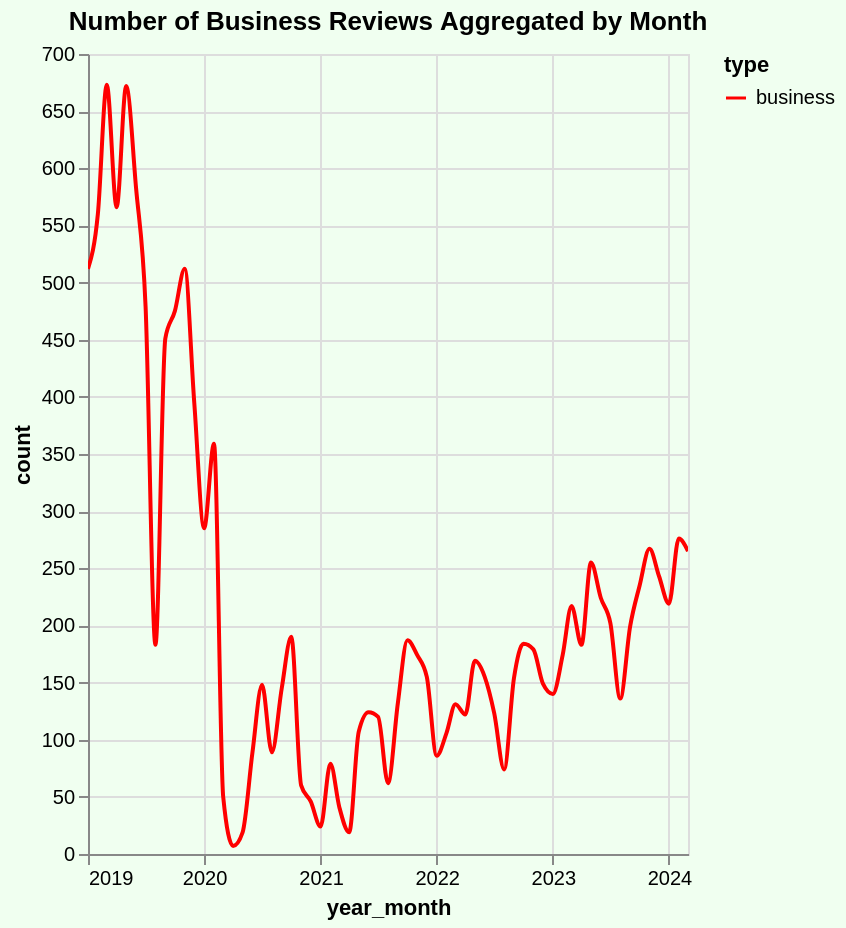

The specification (Vega-Lite) saved for this image:
### Vega-Lite specification from a JSON file in a GitHub repository (floating-point values rounded to 4 significant figures)
{"config": {"view": {"continuousWidth": 300, "continuousHeight": 300}}, "data": {"name": "data-64e46b6736bf2c8ec20978a0295a82cb"}, "mark": {"type": "line", "color": "darkred", "interpolate": "monotone", "point": false}, "background": "#f0fff0", "encoding": {"color": {"field": "type", "scale": {"range": ["red"]}, "type": "nominal"}, "opacity": {"condition": {"param": "param_50", "value": 1}, "value": 0.1}, "tooltip": [{"field": "year_month", "type": "temporal"}, {"field": "count", "type": "quantitative"}, {"field": "type", "type": "nominal"}], "x": {"field": "year_month", "type": "temporal"}, "y": {"field": "count", "type": "quantitative"}}, "height": 400, "params": [{"name": "param_50", "select": {"type": "point", "fields": ["type"]}, "bind": "legend"}, {"name": "param_52", "select": {"type": "interval", "encodings": ["x", "y"]}, "bind": "scales"}], "title": "Number of Business Reviews Aggregated by Month", "width": "container", "$schema": "https://vega.github.io/schema/vega-lite/v5.17.0.json", "datasets": {"data-64e46b6736bf2c8ec20978a0295a82cb": [{"year_month": "2019-01-01T00:00:00", "count": 512, "type": "business"}, {"year_month": "2019-02-01T00:00:00", "count": 560, "type": "business"}, {"year_month": "2019-03-01T00:00:00", "count": 673, "type": "business"}, {"year_month": "2019-04-01T00:00:00", "count": 566, "type": "business"}, {"year_month": "2019-05-01T00:00:00", "count": 672, "type": "business"}, {"year_month": "2019-06-01T00:00:00", "count": 583, "type": "business"}, {"year_month": "2019-07-01T00:00:00", "count": 479, "type": "business"}, {"year_month": "2019-08-01T00:00:00", "count": 183, "type": "business"}, {"year_month": "2019-09-01T00:00:00", "count": 451, "type": "business"}, {"year_month": "2019-10-01T00:00:00", "count": 475, "type": "business"}, {"year_month": "2019-11-01T00:00:00", "count": 512, "type": "business"}, {"year_month": "2019-12-01T00:00:00", "count": 395, "type": "business"}, {"year_month": "2020-01-01T00:00:00", "count": 285, "type": "business"}, {"year_month": "2020-02-01T00:00:00", "count": 359, "type": "business"}, {"year_month": "2020-03-01T00:00:00", "count": 50, "type": "business"}, {"year_month": "2020-04-01T00:00:00", "count": 7, "type": "business"}, {"year_month": "2020-05-01T00:00:00", "count": 19, "type": "business"}, {"year_month": "2020-06-01T00:00:00", "count": 89, "type": "business"}, {"year_month": "2020-07-01T00:00:00", "count": 148, "type": "business"}, {"year_month": "2020-08-01T00:00:00", "count": 89, "type": "business"}, {"year_month": "2020-09-01T00:00:00", "count": 145, "type": "business"}, {"year_month": "2020-10-01T00:00:00", "count": 190, "type": "business"}, {"year_month": "2020-11-01T00:00:00", "count": 60, "type": "business"}, {"year_month": "2020-12-01T00:00:00", "count": 46, "type": "business"}, {"year_month": "2021-01-01T00:00:00", "count": 24, "type": "business"}, {"year_month": "2021-02-01T00:00:00", "count": 79, "type": "business"}, {"year_month": "2021-03-01T00:00:00", "count": 41, "type": "business"}, {"year_month": "2021-04-01T00:00:00", "count": 19, "type": "business"}, {"year_month": "2021-05-01T00:00:00", "count": 107, "type": "business"}, {"year_month": "2021-06-01T00:00:00", "count": 124, "type": "business"}, {"year_month": "2021-07-01T00:00:00", "count": 120, "type": "business"}, {"year_month": "2021-08-01T00:00:00", "count": 62, "type": "business"}, {"year_month": "2021-09-01T00:00:00", "count": 132, "type": "business"}, {"year_month": "2021-10-01T00:00:00", "count": 187, "type": "business"}, {"year_month": "2021-11-01T00:00:00", "count": 174, "type": "business"}, {"year_month": "2021-12-01T00:00:00", "count": 155, "type": "business"}, {"year_month": "2022-01-01T00:00:00", "count": 86, "type": "business"}, {"year_month": "2022-02-01T00:00:00", "count": 106, "type": "business"}, {"year_month": "2022-03-01T00:00:00", "count": 131, "type": "business"}, {"year_month": "2022-04-01T00:00:00", "count": 122, "type": "business"}, {"year_month": "2022-05-01T00:00:00", "count": 169, "type": "business"}, {"year_month": "2022-06-01T00:00:00", "count": 155, "type": "business"}, {"year_month": "2022-07-01T00:00:00", "count": 123, "type": "business"}, {"year_month": "2022-08-01T00:00:00", "count": 74, "type": "business"}, {"year_month": "2022-09-01T00:00:00", "count": 154, "type": "business"}, {"year_month": "2022-10-01T00:00:00", "count": 184, "type": "business"}, {"year_month": "2022-11-01T00:00:00", "count": 179, "type": "business"}, {"year_month": "2022-12-01T00:00:00", "count": 149, "type": "business"}, {"year_month": "2023-01-01T00:00:00", "count": 140, "type": "business"}, {"year_month": "2023-02-01T00:00:00", "count": 174, "type": "business"}, {"year_month": "2023-03-01T00:00:00", "count": 217, "type": "business"}, {"year_month": "2023-04-01T00:00:00", "count": 183, "type": "business"}, {"year_month": "2023-05-01T00:00:00", "count": 255, "type": "business"}, {"year_month": "2023-06-01T00:00:00", "count": 224, "type": "business"}, {"year_month": "2023-07-01T00:00:00", "count": 202, "type": "business"}, {"year_month": "2023-08-01T00:00:00", "count": 136, "type": "business"}, {"year_month": "2023-09-01T00:00:00", "count": 199, "type": "business"}, {"year_month": "2023-10-01T00:00:00", "count": 235, "type": "business"}, {"year_month": "2023-11-01T00:00:00", "count": 267, "type": "business"}, {"year_month": "2023-12-01T00:00:00", "count": 243, "type": "business"}, {"year_month": "2024-01-01T00:00:00", "count": 219, "type": "business"}, {"year_month": "2024-02-01T00:00:00", "count": 276, "type": "business"}, {"year_month": "2024-03-01T00:00:00", "count": 265, "type": "business"}]}}
